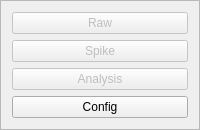
           <widget class="QFrame" name="nav">
            <property name="minimumSize">
             <size>
              <width>150</width>
              <height>0</height>
             </size>
            </property>
            <property name="frameShape">
             <enum>QFrame::StyledPanel</enum>
            </property>
            <property name="frameShadow">
             <enum>QFrame::Raised</enum>
            </property>
            <layout class="QVBoxLayout" name="verticalLayout_4">
             <item>
              <widget class="QPushButton" name="rawBtn">
               <property name="enabled">
                <bool>false</bool>
               </property>
               <property name="styleSheet">
                <string notr="true"/>
               </property>
               <property name="text">
                <string>Raw</string>
               </property>
               <property name="icon">
                <iconset resource="../resources/resources.qrc">
                 <normaloff>:/resources/icons_2/finger-print-outline.svg</normaloff>:/resources/icons_2/finger-print-outline.svg</iconset>
               </property>
               <property name="iconSize">
                <size>
                 <width>24</width>
                 <height>24</height>
                </size>
               </property>
              </widget>
             </item>
             <item>
              <widget class="QPushButton" name="spikeBtn">
               <property name="enabled">
                <bool>false</bool>
               </property>
               <property name="text">
                <string>Spike</string>
               </property>
               <property name="icon">
                <iconset resource="../resources/resources.qrc">
                 <normaloff>:/resources/icons_2/pulse-outline.svg</normaloff>:/resources/icons_2/pulse-outline.svg</iconset>
               </property>
               <property name="iconSize">
                <size>
                 <width>24</width>
                 <height>24</height>
                </size>
               </property>
              </widget>
             </item>
             <item>
              <widget class="QPushButton" name="analysisBtn">
               <property name="enabled">
                <bool>false</bool>
               </property>
               <property name="text">
                <string>Analysis</string>
               </property>
               <property name="icon">
                <iconset resource="../resources/resources.qrc">
                 <normaloff>:/resources/icons_2/bar-chart-outline.svg</normaloff>:/resources/icons_2/bar-chart-outline.svg</iconset>
               </property>
               <property name="iconSize">
                <size>
                 <width>24</width>
                 <height>24</height>
                </size>
               </property>
              </widget>
             </item>
             <item>
              <widget class="QPushButton" name="configBtn">
               <property name="text">
                <string>Config</string>
               </property>
               <property name="icon">
                <iconset resource="../resources/resources.qrc">
                 <normaloff>:/resources/icons/tool.svg</normaloff>:/resources/icons/tool.svg</iconset>
               </property>
               <property name="iconSize">
                <size>
                 <width>24</width>
                 <height>24</height>
                </size>
               </property>
              </widget>
             </item>
            </layout>
           </widget>
